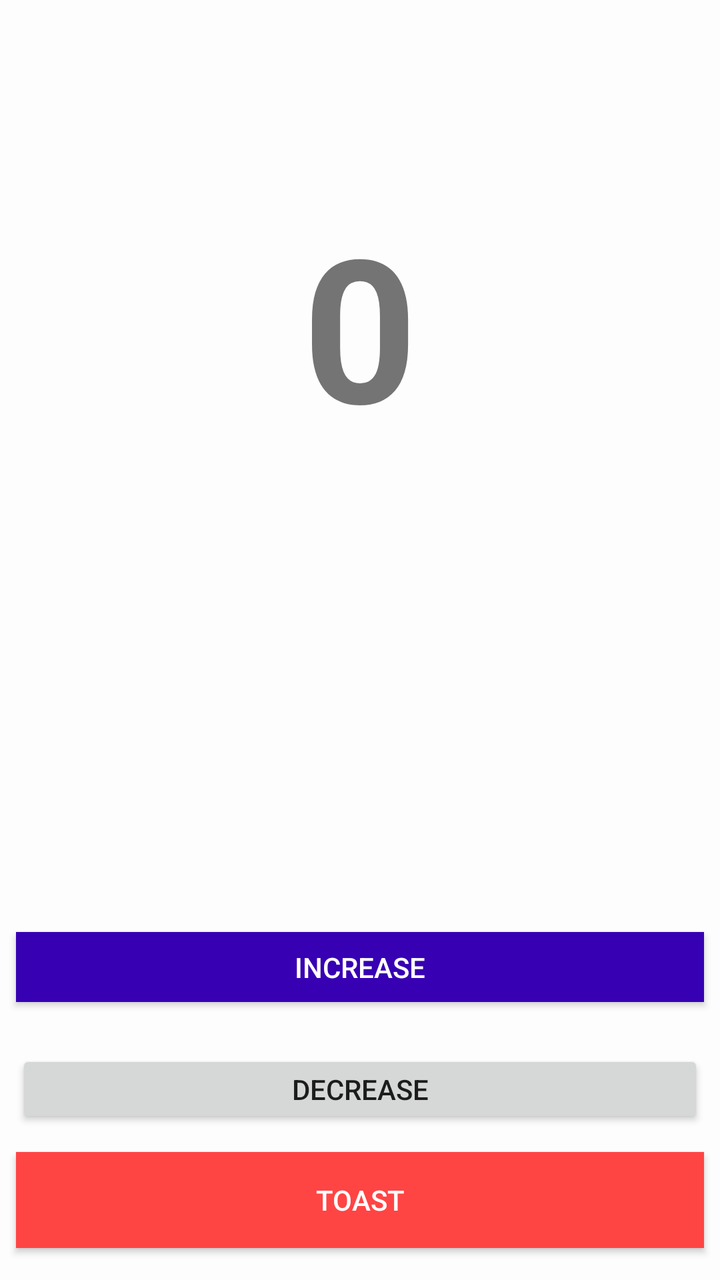
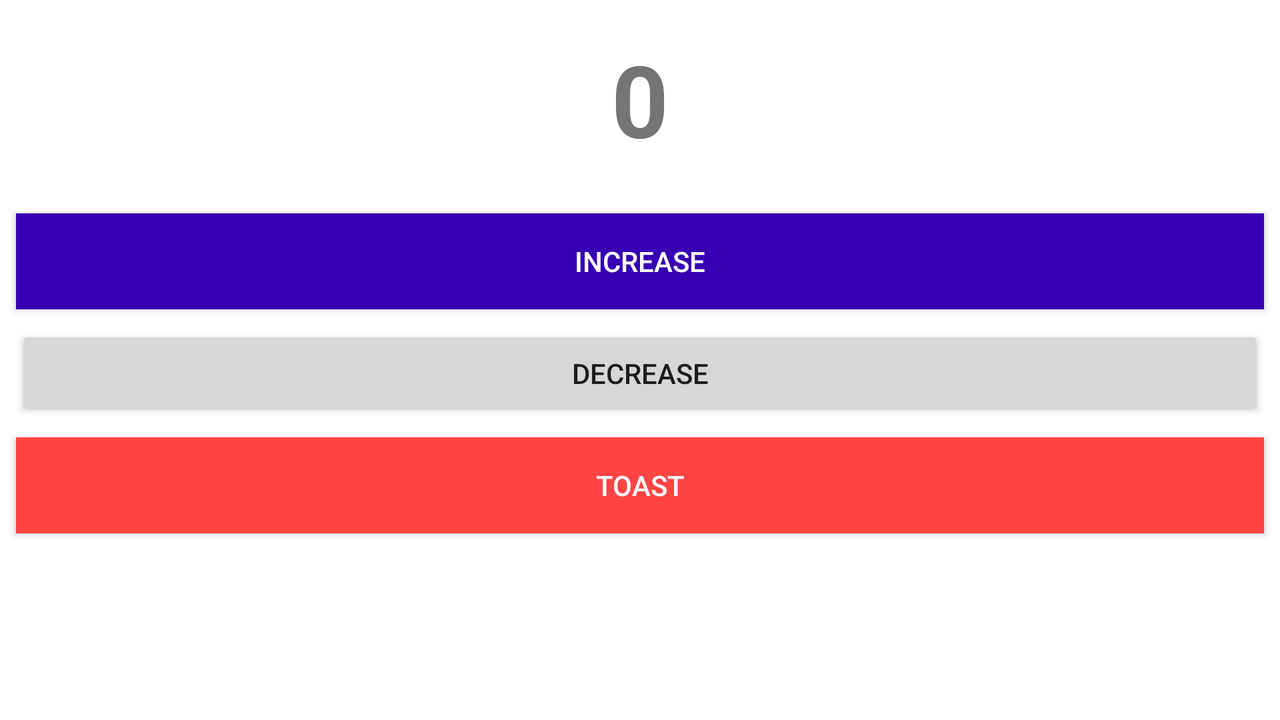

First picture: res/layout/ on a phone held upright. Second picture: the repository's own variant of that layout, on a device whose configuration matches the variant's folder. Source for both follows.
<!-- AndroidManifest.xml: application theme AppTheme -->
<!-- res/layout/activity_main.xml -->
<?xml version="1.0" encoding="utf-8"?>
<androidx.constraintlayout.widget.ConstraintLayout xmlns:android="http://schemas.android.com/apk/res/android"
    xmlns:app="http://schemas.android.com/apk/res-auto"
    xmlns:tools="http://schemas.android.com/tools"
    android:layout_width="match_parent"
    android:layout_height="match_parent"
    android:background="#9CFFFFFF"
    tools:context=".MainActivity">

    <TextView
        android:id="@+id/textView"
        android:layout_width="0dp"
        android:layout_height="wrap_content"
        android:layout_marginTop="96dp"
        android:gravity="center"
        android:text="@string/count_text_view"
        android:textSize="100sp"
        android:textStyle="bold"
        app:layout_constraintBottom_toTopOf="@+id/buttonUp"
        app:layout_constraintEnd_toEndOf="parent"
        app:layout_constraintHorizontal_bias="0.0"
        app:layout_constraintStart_toStartOf="parent"
        app:layout_constraintTop_toTopOf="parent"
        app:layout_constraintVertical_bias="0.0" />

    <Button
        android:id="@+id/buttonUp"
        android:layout_width="0dp"
        android:layout_height="35dp"
        android:layout_marginStart="8dp"
        android:layout_marginLeft="8dp"
        android:layout_marginEnd="8dp"
        android:layout_marginRight="8dp"
        android:layout_marginBottom="24dp"
        android:background="@color/colorPrimaryDark"
        android:paddingTop="5dp"
        android:paddingBottom="5dp"
        android:text="@string/increase_button"
        android:textColor="@android:color/white"
        app:layout_constraintBottom_toTopOf="@+id/buttonDown"
        app:layout_constraintEnd_toEndOf="parent"
        app:layout_constraintHorizontal_bias="1.0"
        app:layout_constraintStart_toStartOf="parent" />

    <Button
        android:id="@+id/buttonDown"
        android:layout_width="0dp"
        android:layout_height="39dp"
        android:layout_marginStart="8dp"
        android:layout_marginLeft="8dp"
        android:layout_marginEnd="8dp"
        android:layout_marginRight="8dp"
        android:layout_marginBottom="76dp"
        android:text="@string/decrease_button"
        app:layout_constraintBottom_toBottomOf="parent"
        app:layout_constraintEnd_toEndOf="parent"
        app:layout_constraintHorizontal_bias="0.0"
        app:layout_constraintStart_toStartOf="parent" />

    <Button
        android:id="@+id/toast_button"
        android:layout_width="0dp"
        android:layout_height="wrap_content"
        android:layout_marginStart="8dp"
        android:layout_marginLeft="8dp"
        android:layout_marginEnd="8dp"
        android:layout_marginRight="8dp"
        android:background="@android:color/holo_red_light"
        android:text="toast"
        android:textColor="@android:color/white"
        app:layout_constraintBottom_toBottomOf="parent"
        app:layout_constraintEnd_toEndOf="parent"
        app:layout_constraintHorizontal_bias="0.0"
        app:layout_constraintStart_toStartOf="parent"
        app:layout_constraintTop_toBottomOf="@+id/buttonDown"
        app:layout_constraintVertical_bias="0.428" />

</androidx.constraintlayout.widget.ConstraintLayout>
<!-- resources referenced by this layout -->
<resources>
  <color name="colorPrimaryDark">#3700B3</color>
  <string name="count_text_view">0</string>
  <string name="decrease_button">Decrease</string>
  <string name="increase_button">Increase</string>
  <style name="AppTheme" parent="Theme.AppCompat.Light.NoActionBar">
          
          <item name="colorPrimary">@color/colorPrimary</item>
          <item name="colorPrimaryDark">@color/colorPrimaryDark</item>
          <item name="colorAccent">@color/colorAccent</item>
      </style>
  <color name="colorPrimary">#6200EE</color>
  <color name="colorAccent">#03DAC5</color>
</resources>
<!-- res/layout-land/activity_main.xml (the author's variant of the layout above) -->
<!-- drawn on the phone turned sideways -->
<?xml version="1.0" encoding="utf-8"?>
<androidx.constraintlayout.widget.ConstraintLayout xmlns:android="http://schemas.android.com/apk/res/android"
    xmlns:app="http://schemas.android.com/apk/res-auto"
    xmlns:tools="http://schemas.android.com/tools"
    android:layout_width="match_parent"
    android:layout_height="match_parent"
    android:background="@android:color/background_light"
    tools:context=".MainActivity">

    <TextView
        android:id="@+id/textView"
        android:layout_width="0dp"
        android:layout_height="wrap_content"
        android:layout_marginStart="8dp"
        android:layout_marginLeft="8dp"
        android:layout_marginTop="16dp"
        android:layout_marginEnd="8dp"
        android:layout_marginRight="8dp"
        android:gravity="center"
        android:text="@string/count_text_view"
        android:textSize="50sp"
        android:textStyle="bold"
        app:layout_constraintEnd_toEndOf="parent"
        app:layout_constraintHorizontal_bias="1.0"
        app:layout_constraintStart_toStartOf="parent"
        app:layout_constraintTop_toTopOf="parent" />

    <Button
        android:id="@+id/buttonUp"
        android:layout_width="0dp"
        android:layout_height="wrap_content"
        android:layout_marginStart="8dp"
        android:layout_marginLeft="8dp"
        android:layout_marginTop="24dp"
        android:layout_marginEnd="8dp"
        android:layout_marginRight="8dp"
        android:background="@color/colorPrimaryDark"
        android:paddingTop="5dp"
        android:paddingBottom="5dp"
        android:text="@string/increase_button"
        android:textColor="@android:color/white"
        app:layout_constraintEnd_toEndOf="parent"
        app:layout_constraintHorizontal_bias="0.0"
        app:layout_constraintStart_toStartOf="parent"
        app:layout_constraintTop_toBottomOf="@+id/textView" />

    <Button
        android:id="@+id/buttonDown"
        android:layout_width="0dp"
        android:layout_height="wrap_content"
        android:layout_marginStart="8dp"
        android:layout_marginLeft="8dp"
        android:layout_marginTop="8dp"
        android:layout_marginEnd="8dp"
        android:layout_marginRight="8dp"
        android:text="@string/decrease_button"
        app:layout_constraintEnd_toEndOf="parent"
        app:layout_constraintHorizontal_bias="0.0"
        app:layout_constraintStart_toStartOf="parent"
        app:layout_constraintTop_toBottomOf="@+id/buttonUp" />

    <Button
        android:id="@+id/toast_button"
        android:layout_width="0dp"
        android:layout_height="wrap_content"
        android:layout_marginStart="8dp"
        android:layout_marginLeft="8dp"
        android:layout_marginTop="8dp"
        android:layout_marginEnd="8dp"
        android:layout_marginRight="8dp"
        android:background="@android:color/holo_red_light"
        android:text="toast"
        android:textColor="@android:color/white"
        app:layout_constraintBottom_toBottomOf="parent"
        app:layout_constraintEnd_toEndOf="parent"
        app:layout_constraintHorizontal_bias="0.0"
        app:layout_constraintStart_toStartOf="parent"
        app:layout_constraintTop_toBottomOf="@+id/buttonDown"
        app:layout_constraintVertical_bias="0.0" />

</androidx.constraintlayout.widget.ConstraintLayout>
